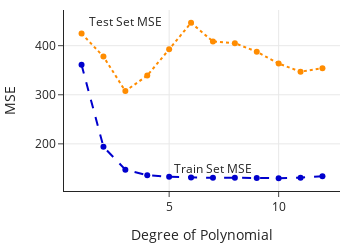

This figure's notebook cell:
### Code cell
degree = np.arange(1,13)

fig = go.Figure()

fig.add_trace(
    go.Scatter(x=degree, y = error_test, 
              line=dict(color='DarkOrange', width=2,
                              dash='dot')  ))

fig.add_trace(
    go.Scatter(x=degree, y=error_train,
              line=dict(color='MediumBlue', width=2,
                              dash='dash')) )

fig.add_annotation(x=3, y=450, showarrow=False,
            text="Test Set MSE")

fig.add_annotation(x=7, y=150, showarrow=False,
            text="Train Set MSE")

fig.update_layout(showlegend=False, width=350, height=250,
                 xaxis_title='Degree of Polynomial',
                   yaxis_title='MSE')

fig.show()

### Figure 1 — Plotly figure (JSON) as saved in the notebook; plotly's stock layout.template omitted (floating-point values rounded to 4 significant figures)
{"data": [{"line": {"color": "DarkOrange", "dash": "dot", "width": 2}, "type": "scatter", "x": [1, 2, 3, 4, 5, 6, 7, 8, 9, 10, 11, 12], "y": [424.8, 377.8, 307.4, 339.2, 392.6, 446.6, 408.4, 405.2, 387.6, 363.6, 347.1, 354.3]}, {"line": {"color": "MediumBlue", "dash": "dash", "width": 2}, "type": "scatter", "x": [1, 2, 3, 4, 5, 6, 7, 8, 9, 10, 11, 12], "y": [360.9, 193.9, 147.4, 136.2, 132.8, 131.4, 130.9, 130.9, 130.3, 130.0, 131.2, 133.9]}], "layout": {"annotations": [{"showarrow": false, "text": "Test Set MSE", "x": 3, "y": 450}, {"showarrow": false, "text": "Train Set MSE", "x": 7, "y": 150}], "height": 250, "showlegend": false, "width": 350, "xaxis": {"autorange": true, "range": [0.1986, 12.8], "title": {"text": "Degree of Polynomial"}, "type": "linear"}, "yaxis": {"autorange": true, "range": [104.0, 472.7], "title": {"text": "MSE"}, "type": "linear"}}}
